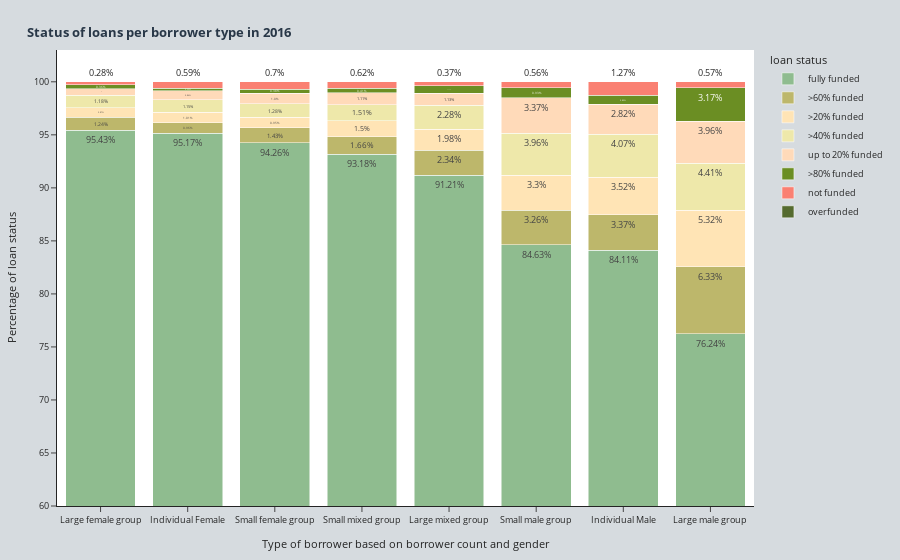

The notebook cell saved with this chart:
### Code cell
#define bar plot

borrower_type_bar = px.bar(
    df_funding_borrower_stacked,
    x='borrower_type',
    y='Percentage',
    color='funding_status',
    barmode='stack',
    color_discrete_map={
        'fully funded': 'darkseagreen',
        'not funded': 'salmon',
        'up to 20% funded': 'peachpuff',
        '>20% funded': 'moccasin',
        '>40% funded': 'palegoldenrod',
        '>60% funded': 'darkkhaki',
        '>80% funded': 'olivedrab',
        'overfunded': 'darkolivegreen'
    },
    text=df_funding_borrower_stacked['Percentage'].astype(str) + '%',
    custom_data=df_funding_borrower_stacked[[
        'borrower_type', 'Percentage', 'funding_status'
    ]],
    title='Overview of funding status',
    labels={'funding_status': 'loan status'})

# adjust bar plot's layout
borrower_type_bar.update_layout(
    title='<b>Status of loans per borrower type in 2016<b>',
    xaxis_title='Type of borrower based on borrower count and gender',
    yaxis_title='Percentage of loan status',
    title_x=0.03,
    title_y=0.95,
    yaxis_range=[60,103],
    template='simple_white',
    font_size=9,
    title_font_color='#283747 ',
    hoverlabel=dict(font_size=13, font_family="Calibri"),
    paper_bgcolor="#d6dbdf",
    margin=dict(t=50, l=25, r=25, b=25))

# set hover text
borrower_type_bar.data[0].hovertemplate = (
    '<b>%{customdata[1]}</b>% of loans <br>were <b>%{customdata[2]}</b> for <b>%{customdata[0]}s.</b>'
    '<br>' + '<br>')

#display bar plot
borrower_type_bar.show()

### Figure 1 — Plotly figure (JSON) as saved in the notebook; plotly's stock layout.template omitted (floating-point values rounded to 4 significant figures)
{"data": [{"alignmentgroup": "True", "customdata": [["Large female group", 95.43, "fully funded"], ["Individual Female", 95.17, "fully funded"], ["Small female group", 94.26, "fully funded"], ["Small mixed group", 93.18, "fully funded"], ["Large mixed group", 91.21, "fully funded"], ["Small male group", 84.63, "fully funded"], ["Individual Male", 84.11, "fully funded"], ["Large male group", 76.24, "fully funded"]], "hovertemplate": "<b>%{customdata[1]}</b>% of loans <br>were <b>%{customdata[2]}</b> for <b>%{customdata[0]}s.</b><br><br>", "legendgroup": "fully funded", "marker": {"color": "darkseagreen", "pattern": {"shape": ""}}, "name": "fully funded", "offsetgroup": "fully funded", "orientation": "v", "showlegend": true, "text": ["95.43%", "95.17%", "94.26%", "93.18%", "91.21%", "84.63%", "84.11%", "76.24%"], "textposition": "auto", "type": "bar", "x": ["Large female group", "Individual Female", "Small female group", "Small mixed group", "Large mixed group", "Small male group", "Individual Male", "Large male group"], "xaxis": "x", "y": [95.43, 95.17, 94.26, 93.18, 91.21, 84.63, 84.11, 76.24], "yaxis": "y"}, {"alignmentgroup": "True", "customdata": [["Large male group", 6.33, ">60% funded"], ["Individual Male", 3.37, ">60% funded"], ["Small male group", 3.26, ">60% funded"], ["Large mixed group", 2.34, ">60% funded"], ["Small mixed group", 1.66, ">60% funded"], ["Small female group", 1.43, ">60% funded"], ["Large female group", 1.24, ">60% funded"], ["Individual Female", 0.96, ">60% funded"]], "hovertemplate": "loan status=>60% funded<br>borrower_type=%{x}<br>Percentage=%{y}<br>text=%{text}<extra></extra>", "legendgroup": ">60% funded", "marker": {"color": "darkkhaki", "pattern": {"shape": ""}}, "name": ">60% funded", "offsetgroup": ">60% funded", "orientation": "v", "showlegend": true, "text": ["6.33%", "3.37%", "3.26%", "2.34%", "1.66%", "1.43%", "1.24%", "0.96%"], "textposition": "auto", "type": "bar", "x": ["Large male group", "Individual Male", "Small male group", "Large mixed group", "Small mixed group", "Small female group", "Large female group", "Individual Female"], "xaxis": "x", "y": [6.33, 3.37, 3.26, 2.34, 1.66, 1.43, 1.24, 0.96], "yaxis": "y"}, {"alignmentgroup": "True", "customdata": [["Large male group", 5.32, ">20% funded"], ["Individual Male", 3.52, ">20% funded"], ["Small male group", 3.3, ">20% funded"], ["Large mixed group", 1.98, ">20% funded"], ["Small mixed group", 1.5, ">20% funded"], ["Individual Female", 1.01, ">20% funded"], ["Small female group", 0.95, ">20% funded"], ["Large female group", 0.87, ">20% funded"]], "hovertemplate": "loan status=>20% funded<br>borrower_type=%{x}<br>Percentage=%{y}<br>text=%{text}<extra></extra>", "legendgroup": ">20% funded", "marker": {"color": "moccasin", "pattern": {"shape": ""}}, "name": ">20% funded", "offsetgroup": ">20% funded", "orientation": "v", "showlegend": true, "text": ["5.32%", "3.52%", "3.3%", "1.98%", "1.5%", "1.01%", "0.95%", "0.87%"], "textposition": "auto", "type": "bar", "x": ["Large male group", "Individual Male", "Small male group", "Large mixed group", "Small mixed group", "Individual Female", "Small female group", "Large female group"], "xaxis": "x", "y": [5.32, 3.52, 3.3, 1.98, 1.5, 1.01, 0.95, 0.87], "yaxis": "y"}, {"alignmentgroup": "True", "customdata": [["Large male group", 4.41, ">40% funded"], ["Individual Male", 4.07, ">40% funded"], ["Small male group", 3.96, ">40% funded"], ["Large mixed group", 2.28, ">40% funded"], ["Small mixed group", 1.51, ">40% funded"], ["Small female group", 1.28, ">40% funded"], ["Large female group", 1.18, ">40% funded"], ["Individual Female", 1.15, ">40% funded"]], "hovertemplate": "loan status=>40% funded<br>borrower_type=%{x}<br>Percentage=%{y}<br>text=%{text}<extra></extra>", "legendgroup": ">40% funded", "marker": {"color": "palegoldenrod", "pattern": {"shape": ""}}, "name": ">40% funded", "offsetgroup": ">40% funded", "orientation": "v", "showlegend": true, "text": ["4.41%", "4.07%", "3.96%", "2.28%", "1.51%", "1.28%", "1.18%", "1.15%"], "textposition": "auto", "type": "bar", "x": ["Large male group", "Individual Male", "Small male group", "Large mixed group", "Small mixed group", "Small female group", "Large female group", "Individual Female"], "xaxis": "x", "y": [4.41, 4.07, 3.96, 2.28, 1.51, 1.28, 1.18, 1.15], "yaxis": "y"}, {"alignmentgroup": "True", "customdata": [["Large male group", 3.96, "up to 20% funded"], ["Small male group", 3.37, "up to 20% funded"], ["Individual Male", 2.82, "up to 20% funded"], ["Large mixed group", 1.13, "up to 20% funded"], ["Small mixed group", 1.11, "up to 20% funded"], ["Small female group", 1, "up to 20% funded"], ["Individual Female", 0.86, "up to 20% funded"], ["Large female group", 0.63, "up to 20% funded"]], "hovertemplate": "loan status=up to 20% funded<br>borrower_type=%{x}<br>Percentage=%{y}<br>text=%{text}<extra></extra>", "legendgroup": "up to 20% funded", "marker": {"color": "peachpuff", "pattern": {"shape": ""}}, "name": "up to 20% funded", "offsetgroup": "up to 20% funded", "orientation": "v", "showlegend": true, "text": ["3.96%", "3.37%", "2.82%", "1.13%", "1.11%", "1.0%", "0.86%", "0.63%"], "textposition": "auto", "type": "bar", "x": ["Large male group", "Small male group", "Individual Male", "Large mixed group", "Small mixed group", "Small female group", "Individual Female", "Large female group"], "xaxis": "x", "y": [3.96, 3.37, 2.82, 1.13, 1.11, 1, 0.86, 0.63], "yaxis": "y"}, {"alignmentgroup": "True", "customdata": [["Large male group", 3.17, ">80% funded"], ["Small male group", 0.93, ">80% funded"], ["Individual Male", 0.83, ">80% funded"], ["Large mixed group", 0.69, ">80% funded"], ["Small mixed group", 0.41, ">80% funded"], ["Small female group", 0.38, ">80% funded"], ["Large female group", 0.36, ">80% funded"], ["Individual Female", 0.25, ">80% funded"]], "hovertemplate": "loan status=>80% funded<br>borrower_type=%{x}<br>Percentage=%{y}<br>text=%{text}<extra></extra>", "legendgroup": ">80% funded", "marker": {"color": "olivedrab", "pattern": {"shape": ""}}, "name": ">80% funded", "offsetgroup": ">80% funded", "orientation": "v", "showlegend": true, "text": ["3.17%", "0.93%", "0.83%", "0.69%", "0.41%", "0.38%", "0.36%", "0.25%"], "textposition": "auto", "type": "bar", "x": ["Large male group", "Small male group", "Individual Male", "Large mixed group", "Small mixed group", "Small female group", "Large female group", "Individual Female"], "xaxis": "x", "y": [3.17, 0.93, 0.83, 0.69, 0.41, 0.38, 0.36, 0.25], "yaxis": "y"}, {"alignmentgroup": "True", "customdata": [["Individual Male", 1.27, "not funded"], ["Small female group", 0.7, "not funded"], ["Small mixed group", 0.62, "not funded"], ["Individual Female", 0.59, "not funded"], ["Large male group", 0.57, "not funded"], ["Small male group", 0.56, "not funded"], ["Large mixed group", 0.37, "not funded"], ["Large female group", 0.28, "not funded"]], "hovertemplate": "loan status=not funded<br>borrower_type=%{x}<br>Percentage=%{y}<br>text=%{text}<extra></extra>", "legendgroup": "not funded", "marker": {"color": "salmon", "pattern": {"shape": ""}}, "name": "not funded", "offsetgroup": "not funded", "orientation": "v", "showlegend": true, "text": ["1.27%", "0.7%", "0.62%", "0.59%", "0.57%", "0.56%", "0.37%", "0.28%"], "textposition": "auto", "type": "bar", "x": ["Individual Male", "Small female group", "Small mixed group", "Individual Female", "Large male group", "Small male group", "Large mixed group", "Large female group"], "xaxis": "x", "y": [1.27, 0.7, 0.62, 0.59, 0.57, 0.56, 0.37, 0.28], "yaxis": "y"}, {"alignmentgroup": "True", "customdata": [["Small female group", 0, "overfunded"], ["Large mixed group", 0, "overfunded"], ["Small male group", 0, "overfunded"], ["Large male group", 0, "overfunded"], ["Large female group", 0, "overfunded"], ["Individual Male", 0, "overfunded"], ["Individual Female", 0, "overfunded"], ["Small mixed group", 0, "overfunded"]], "hovertemplate": "loan status=overfunded<br>borrower_type=%{x}<br>Percentage=%{y}<br>text=%{text}<extra></extra>", "legendgroup": "overfunded", "marker": {"color": "darkolivegreen", "pattern": {"shape": ""}}, "name": "overfunded", "offsetgroup": "overfunded", "orientation": "v", "showlegend": true, "text": ["0.0%", "0.0%", "0.0%", "0.0%", "0.0%", "0.0%", "0.0%", "0.0%"], "textposition": "auto", "type": "bar", "x": ["Small female group", "Large mixed group", "Small male group", "Large male group", "Large female group", "Individual Male", "Individual Female", "Small mixed group"], "xaxis": "x", "y": [0, 0, 0, 0, 0, 0, 0, 0], "yaxis": "y"}], "layout": {"barmode": "stack", "font": {"size": 9}, "hoverlabel": {"font": {"family": "Calibri", "size": 13}}, "legend": {"title": {"text": "loan status"}, "tracegroupgap": 0}, "margin": {"b": 25, "l": 25, "r": 25, "t": 50}, "paper_bgcolor": "#d6dbdf", "title": {"font": {"color": "#283747 "}, "text": "<b>Status of loans per borrower type in 2016<b>", "x": 0.03, "y": 0.95}, "xaxis": {"anchor": "y", "domain": [0, 1], "title": {"text": "Type of borrower based on borrower count and gender"}}, "yaxis": {"anchor": "x", "domain": [0, 1], "range": [60, 103], "title": {"text": "Percentage of loan status"}}}}
